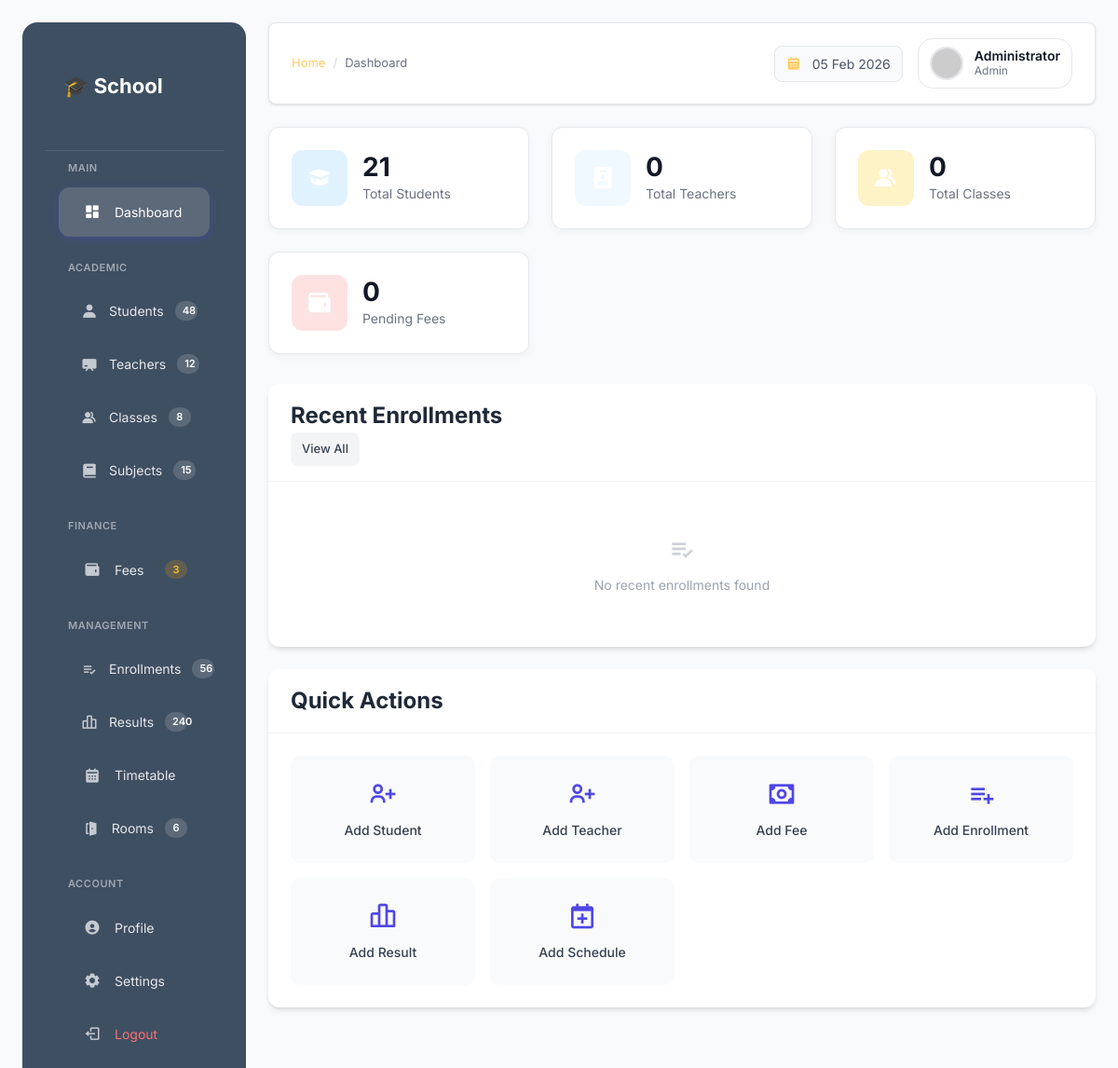
Before: /dashboard (signed in) with the older database file.
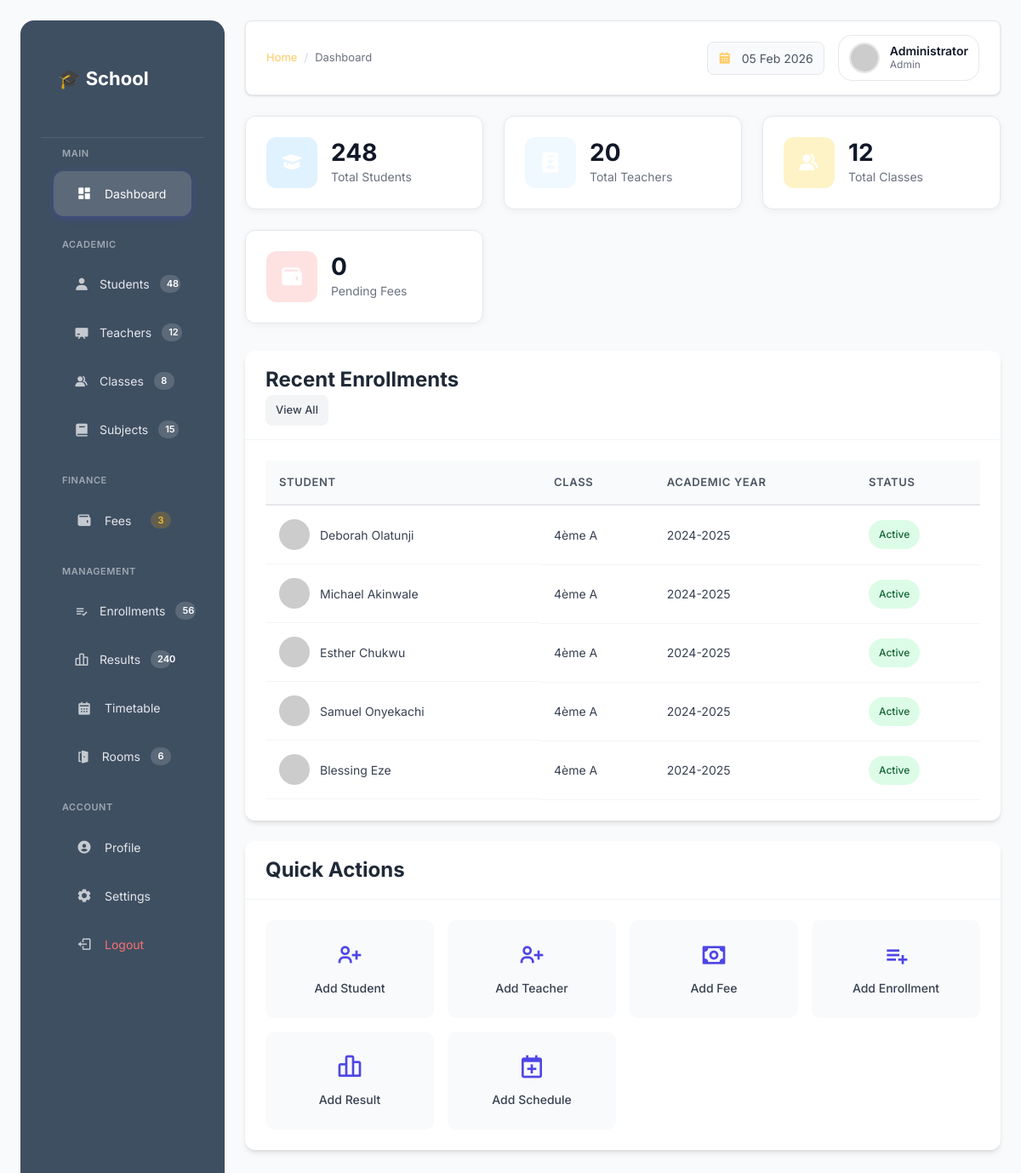
After: the same page with the newer database file.
### tables this page shows
CREATE TABLE enrollments (
    id INTEGER PRIMARY KEY AUTOINCREMENT,
    student_id INTEGER,
    class_id INTEGER,
    academic_year TEXT,
    FOREIGN KEY(student_id) REFERENCES students(id),
    FOREIGN KEY(class_id) REFERENCES classes(id)
);

CREATE TABLE students (
    id INTEGER PRIMARY KEY AUTOINCREMENT,
    name TEXT NOT NULL,
    matricule TEXT UNIQUE NOT NULL,
    date_of_birth TEXT,
    gender TEXT
);

CREATE TABLE classes (
    id INTEGER PRIMARY KEY AUTOINCREMENT,
    name TEXT NOT NULL,
    level TEXT NOT NULL
);

### app.py (the view)
@app.route("/")
@app.route("/dashboard")
@login_required
def dashboard():
    conn = get_db_connection()
    students_count = conn.execute("SELECT COUNT(*) as count FROM students").fetchone()["count"]
    teachers_count = conn.execute("SELECT COUNT(*) as count FROM teachers").fetchone()["count"]
    classes_count = conn.execute("SELECT COUNT(*) as count FROM classes").fetchone()["count"]
    fees = conn.execute("""
        SELECT COUNT(*) as count FROM fees
        WHERE (total_fee - amount_paid) > 0
    """).fetchone()["count"]
    recent_enrollments = conn.execute("""
        SELECT e.id, s.name as student_name, c.name as class_name, e.academic_year
        FROM enrollments e
        JOIN students s ON e.student_id = s.id
        JOIN classes c ON e.class_id = c.id
        ORDER BY e.id DESC LIMIT 5
    """).fetchall()
    conn.close()
    return render_template("dashboard.html",
                         students_count=students_count,
                         teachers_count=teachers_count,
                         classes_count=classes_count,
                         pending_fees=fees,
                         recent_enrollments=recent_enrollments,
                         page_title="Dashboard",
                         page_heading="Dashboard")

### app.py (called while the page is built)
def get_db_connection():
    conn = sqlite3.connect(DB_PATH)
    conn.row_factory = sqlite3.Row
    return conn

def login_required(f):
    @wraps(f)
    def decorated_function(*args, **kwargs):
        if not session.get("admin_logged_in"):
            return redirect(url_for("login"))
        return f(*args, **kwargs)
    return decorated_function

@app.context_processor
def inject_date():
    return {"current_date": datetime.now().strftime("%d %b %Y")}

### templates/dashboard.html (shortened to what this page needs)
{% extends "base.html" %}
{% block breadcrumb %}Dashboard{% endblock %}
{% block content %}
<div class="dashboard-grid">
    <div class="stats-card">
        <div class="stats-icon" style="background: #e0f2fe;">
            <i class='bx bxs-graduation'></i>
        </div>
        <div class="stats-content">
            <h3>{{ students_count|default(0) }}</h3>
            <p>Total Students</p>
        </div>
    </div>
    <div class="stats-card">
        <div class="stats-icon" style="background: #f0f9ff;">
            <i class='bx bxs-user-badge'></i>
        </div>
        <div class="stats-content">
            <h3>{{ teachers_count|default(0) }}</h3>
            <p>Total Teachers</p>
        </div>
    </div>
    <div class="stats-card">
        <div class="stats-icon" style="background: #fef3c7;">
            <i class='bx bxs-group'></i>
        </div>
        <div class="stats-content">
            <h3>{{ classes_count|default(0) }}</h3>
            <p>Total Classes</p>
        </div>
    </div>
    <div class="stats-card">
        <div class="stats-icon" style="background: #fee2e2;">
            <i class='bx bxs-wallet'></i>
        </div>
        <div class="stats-content">
            <h3>{{ pending_fees|default(0) }}</h3>
            <p>Pending Fees</p>
        </div>
    </div>
</div>
<div class="card">
    <div class="card-header">
        <h2>Recent Enrollments</h2>
        <a href="{{ url_for('enrollments') }}" class="btn btn-sm btn-secondary">View All</a>
    </div>
    <div class="card-body">
        {% if recent_enrollments and recent_enrollments|length > 0 %}
        <table class="table">
            <thead>
                <tr>
                    <th>Student</th>
                    <th>Class</th>
                    <th>Academic Year</th>
                    <th>Status</th>
                </tr>
            </thead>
            <tbody>
                {% for enrollment in recent_enrollments %}
                <tr>
                    <td class="user-cell">
                        <img src="https://i.pravatar.cc/40?u={{ enrollment.id }}"
                             alt="{{ enrollment.student_name }}">
                        <span>{{ enrollment.student_name }}</span>
                    </td>
                    <td>{{ enrollment.class_name }}</td>
                    <td>{{ enrollment.academic_year }}</td>
                    <td>
                        <span class="badge badge-success">Active</span>
                    </td>
                </tr>
                {% endfor %}
            </tbody>
        </table>
        {% else %}
        <div class="empty-state">
            <i class='bx bx-list-check'></i>
            <p>No recent enrollments found</p>
        </div>
        {% endif %}
    </div>
</div>
<div class="card">
    <div class="card-header">
        <h2>Quick Actions</h2>
    </div>
    <div class="card-body">
        <div class="quick-actions-grid">
            <a href="{{ url_for('add_student') }}" class="quick-action">
                <i class='bx bx-user-plus'></i>
                <span>Add Student</span>
            </a>
            <a href="{{ url_for('add_teacher') }}" class="quick-action">
                <i class='bx bx-user-plus'></i>
                <span>Add Teacher</span>
            </a>
            <a href="{{ url_for('add_fee') }}" class="quick-action">
                <i class='bx bx-money'></i>
                <span>Add Fee</span>
            </a>
            <a href="{{ url_for('add_enrollment') }}" class="quick-action">
                <i class='bx bx-list-plus'></i>
                <span>Add Enrollment</span>
            </a>
            <a href="{{ url_for('add_result') }}" class="quick-action">
                <i class='bx bx-bar-chart-alt-2'></i>
                <span>Add Result</span>
            </a>
            <a href="{{ url_for('add_timetable') }}" class="quick-action">
                <i class='bx bx-calendar-plus'></i>
                <span>Add Schedule</span>
            </a>
        </div>
    </div>
</div>
{% endblock %}

### templates/base.html (shortened to what this page needs)
<!DOCTYPE html>
<html lang="en">
<head>
    <link href="https://unpkg.com/boxicons@2.1.4/css/boxicons.min.css" rel="stylesheet">
    <link rel="stylesheet" href="{{ url_for('static', filename='css/main.css') }}">
</head>
<body>
<div class="app">
    <aside class="sidebar">
        <div class="sidebar-header">
            <div class="logo">🎓 School</div>
        </div>
        <nav class="sidebar-nav">
            <div class="nav-section">
                <span class="section-label">MAIN</span>
                <a href="{{ url_for('dashboard') }}" class="nav-item {% if request.endpoint == 'dashboard' %}active{% endif %}">
                    <i class='bx bxs-dashboard'></i>
                    <span>Dashboard</span>
                </a>
            </div>
            <div class="nav-section">
                <span class="section-label">ACADEMIC</span>
                <a href="{{ url_for('students') }}" class="nav-item {% if request.endpoint == 'students' %}active{% endif %}">
                    <i class='bx bxs-user'></i>
                    <span>Students</span>
                    <span class="nav-badge">48</span>
                </a>
                <a href="{{ url_for('teachers') }}" class="nav-item {% if request.endpoint == 'teachers' %}active{% endif %}">
                    <i class='bx bxs-chalkboard'></i>
                    <span>Teachers</span>
                    <span class="nav-badge">12</span>
                </a>
                <a href="{{ url_for('classes') }}" class="nav-item {% if request.endpoint == 'classes' %}active{% endif %}">
                    <i class='bx bxs-group'></i>
                    <span>Classes</span>
                    <span class="nav-badge">8</span>
                </a>
                <a href="{{ url_for('subjects') }}" class="nav-item {% if request.endpoint == 'subjects' %}active{% endif %}">
                    <i class='bx bxs-book'></i>
                    <span>Subjects</span>
                    <span class="nav-badge">15</span>
                </a>
            </div>
            <div class="nav-section">
                <span class="section-label">FINANCE</span>
                <a href="{{ url_for('fees') }}" class="nav-item {% if request.endpoint == 'fees' %}active{% endif %}">
                    <i class='bx bxs-wallet'></i>
                    <span>Fees</span>
                    <span class="nav-badge badge-warning">3</span>
                </a>
            </div>
            <div class="nav-section">
                <span class="section-label">MANAGEMENT</span>
                <a href="{{ url_for('enrollments') }}" class="nav-item {% if request.endpoint == 'enrollments' %}active{% endif %}">
                    <i class='bx bx-list-check'></i>
                    <span>Enrollments</span>
                    <span class="nav-badge">56</span>
                </a>
                <a href="{{ url_for('results') }}" class="nav-item {% if request.endpoint == 'results' %}active{% endif %}">
                    <i class='bx bx-bar-chart-alt-2'></i>
                    <span>Results</span>
                    <span class="nav-badge">240</span>
                </a>
                <a href="{{ url_for('timetable') }}" class="nav-item {% if request.endpoint == 'timetable' %}active{% endif %}">
                    <i class='bx bxs-calendar'></i>
                    <span>Timetable</span>
                </a>
                <a href="{{ url_for('rooms') }}" class="nav-item {% if request.endpoint == 'rooms' %}active{% endif %}">
                    <i class='bx bxs-door-open'></i>
                    <span>Rooms</span>
                    <span class="nav-badge">6</span>
                </a>
            </div>
            <div class="nav-section">
                <span class="section-label">ACCOUNT</span>
                <a href="{{ url_for('profile') }}" class="nav-item {% if request.endpoint == 'profile' %}active{% endif %}">
                    <i class='bx bxs-user-circle'></i>
                    <span>Profile</span>
                </a>
                <a href="{{ url_for('settings') }}" class="nav-item {% if request.endpoint == 'settings' %}active{% endif %}">
                    <i class='bx bxs-cog'></i>
                    <span>Settings</span>
                </a>
                <a href="{{ url_for('logout') }}" class="nav-item logout">
                    <i class='bx bx-log-out'></i>
                    <span>Logout</span>
                </a>
            </div>
        </nav>
    </aside>
    <div class="main">
        <header class="topbar">
            <div class="topbar-left">
                <div class="page-title">
                    <nav class="breadcrumb">
                        <a href="{{ url_for('dashboard') }}">Home</a>
                        <span class="divider">/</span>
                        {% block breadcrumb %}{% endblock %}
                    </nav>
                </div>
            </div>
            <div class="topbar-right">
                <div class="date-widget">
                    <i class='bx bxs-calendar'></i>
                    <span id="current-date">{{ current_date|default('04 Feb 2026') }}</span>
                </div>
                <div class="user-widget">
                    <img src="{{ session.get('avatar_url', 'https://i.pravatar.cc/40') }}"
                         class="user-avatar"
                         alt="{{ session.get('user_name', 'User') }}">
                    <div class="user-info">
                        <span class="user-name">{{ session.get('user_name', 'Administrator') }}</span>
                        <span class="user-role">{{ session.get('user_role', 'Admin') }}</span>
                    </div>
                </div>
            </div>
        </header>
        <section class="page-content">
            {% block content %}{% endblock %}
        </section>
    </div>
</div>
</body>
</html>

### templates/dashboard.html (style rules this page uses)
.dashboard-grid { display: grid; grid-template-columns: repeat(auto-fit, minmax(250px, 1fr)); gap: 1.5rem; margin-bottom: 2rem; }
.stats-card { background: white; border-radius: 12px; padding: 1.5rem; display: flex; align-items: center; gap: 1rem; box-shadow: 0 2px 8px rgba(0,0,0,0.05); border: 1px solid #e5e7eb; transition: transform 0.2s, box-shadow 0.2s; }
.stats-icon { width: 60px; height: 60px; border-radius: 12px; display: flex; align-items: center; justify-content: center; flex-shrink: 0; }
.stats-icon i { font-size: 28px; color: white; }
.stats-content h3 { font-size: 28px; font-weight: 700; color: #111827; margin-bottom: 0.25rem; line-height: 1; }
.stats-content p { font-size: 14px; color: #6b7280; }
.quick-actions-grid { display: grid; grid-template-columns: repeat(auto-fit, minmax(180px, 1fr)); gap: 1rem; }
.quick-action { display: flex; flex-direction: column; align-items: center; justify-content: center; padding: 1.5rem 1rem; background: #f9fafb; border-radius: 10px; text-decoration: none; color: #374151; transition: all 0.2s; border: 1px solid transparent; }
.quick-action i { font-size: 32px; margin-bottom: 0.75rem; color: #4f46e5; }
.quick-action span { font-size: 14px; font-weight: 500; text-align: center; }

Changed rows visible on the page:
added enrollments: student_name "Deborah Olatunji", class_name "4ème A", academic_year "2024-2025"
added enrollments: student_name "Michael Akinwale", class_name "4ème A", academic_year "2024-2025"
added enrollments: student_name "Esther Chukwu", class_name "4ème A", academic_year "2024-2025"
added enrollments: student_name "Samuel Onyekachi", class_name "4ème A", academic_year "2024-2025"
added enrollments: student_name "Blessing Eze", class_name "4ème A", academic_year "2024-2025"
Other visible differences:
{{ students_count|default(0) }}: "21" → "248"
{{ teachers_count|default(0) }}: "0" → "20"
{{ classes_count|default(0) }}: "0" → "12"
text no longer shown: "No recent enrollments found"
text now shown: "STUDENT CLASS ACADEMIC YEAR STATUS"
